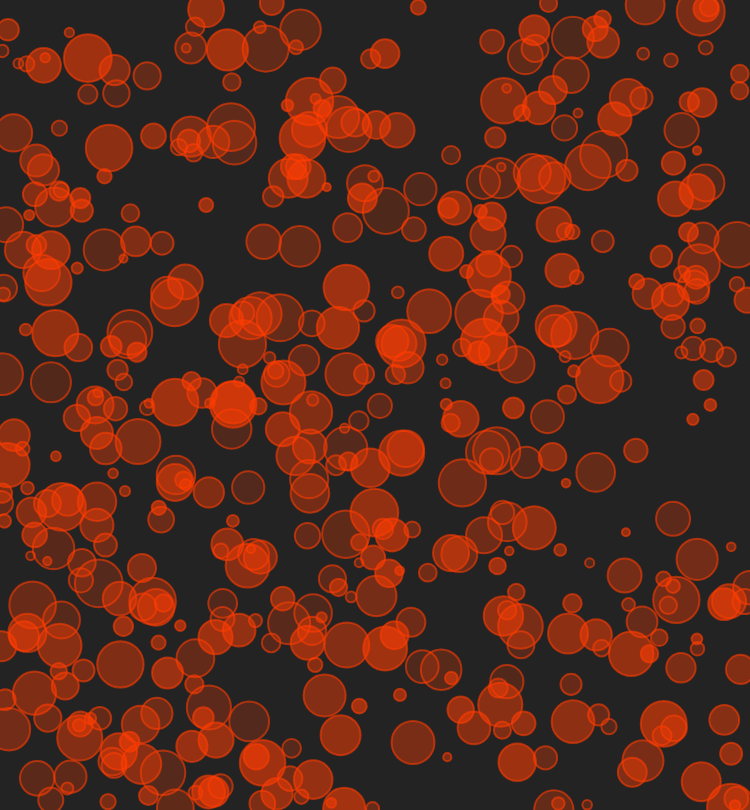
Frame 1 (no input)
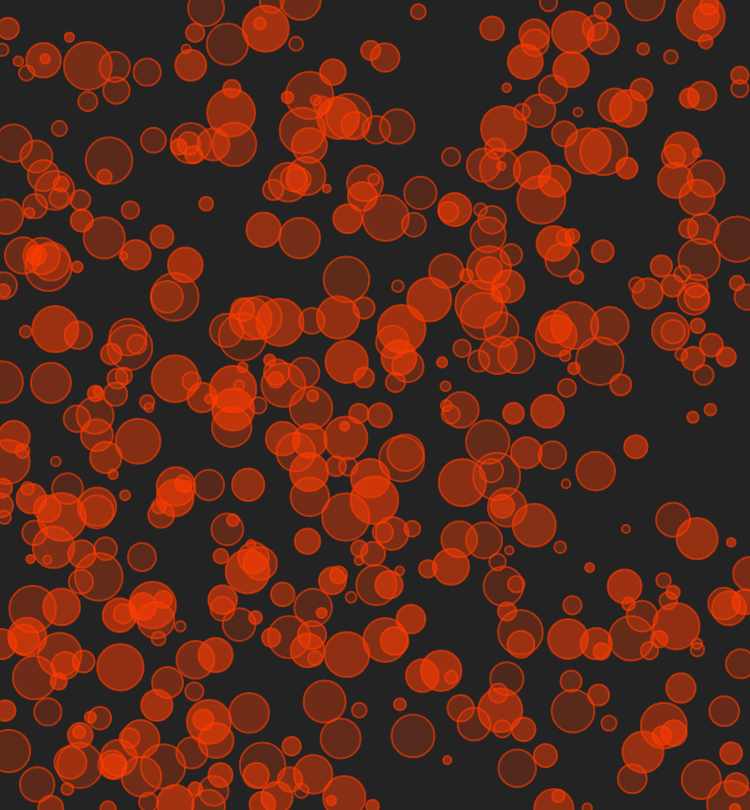
Frame 60 (no input)
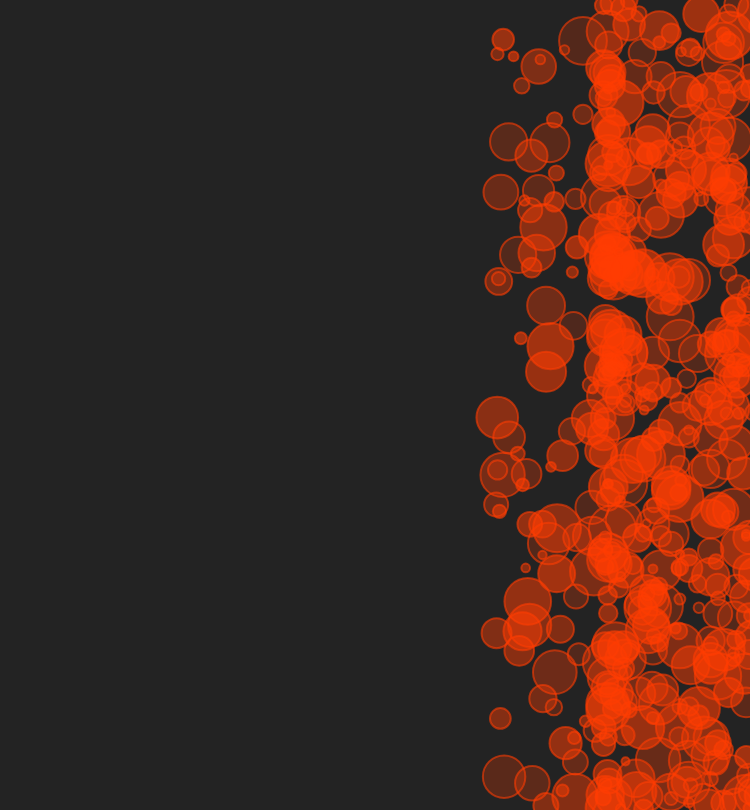
Frame 120 (the mouse pressed at the canvas centre since frame 60)

The p5.js sketch that drew these frames (run headless with seeded random() and noise() and a simulated clock; from frame 60 on, the mouse is pressed at the canvas centre):

// p5.js sketch
// ── sketch.js
var particles = [1,2,3,4];

function setup() {
  createCanvas(750, 810);
  for (var i = 0; i < 500; i++) {
    particles[i] = new Particle(random(0.5,3), random(1,width), random(1,height));
    };
  }

function draw() {
  background(35);
  // text("test = " + particles[1],25,25);

  var wind = createVector(random(0.1, 0.4),0);

  for (var i = 0; i < particles.length; i++) {
  // Gravity is scaled by mass here!
  var gravity = createVector(0, random(-0.03, 0.03) * particles[i].mass);
  // Apply gravity
  particles[i].applyForce(gravity);
  /*Adding a force you can make up anything you want to*/
  if (mouseIsPressed){
    particles[i].applyForce(wind);
  }

  // Update and display
  particles[i].update();
  particles[i].display();
  particles[i].checkEdges();
  }
}

// ── particle.js
function Particle(m,x,y) {
  this.mass = m;
  this.position = createVector(x,y);
  this.velocity = createVector(0,0);
  this.acceleration = createVector(0,0);

  // Newton's 2nd law: F = M * A
  // or A = F / M
  this.applyForce = function(force) {
    /*This is where Acceleration gets set. The parameter "force"
    is being set by the argument "gravity" established in the Draw function.
    */
    //A = F / M - p5.Vector.div is dividing force by mass
    // var f = p5.Vector.div(force,this.mass);
    //Var "f" must be used so that the original value captured by "force" isn't disturbed
    this.acceleration.add(force);
  };

  this.update = function() {
    // Velocity changes according to acceleration
    this.velocity.add(this.acceleration);
    // position changes by velocity
    this.position.add(this.velocity);
    // ****** We must clear acceleration each frame ******
    this.acceleration.mult(0);
  };

  this.display = function() {
    stroke(255,61,3,150);
    strokeWeight(2);
    fill(255,61,3,random(50,150));
    ellipseMode(CENTER);
    ellipse(this.position.x,this.position.y,this.mass*16,this.mass*16);
  };

  // Bounce off bottom of window
  this.checkEdges = function() {
    // display xpos variable
    /*fill(255);
    text("xpos = " + round(this.position.x), 25, 25);*/
    if (this.position.y > height) {
      this.velocity.y *= -0.9;  // A little dampening when hitting the bottom
      this.position.y = height;
    } else if (this.position.y <= 0) {
      this.velocity.y *= -0.9;  // A little dampening when hitting the bottom
      this.position.y = 0;
    }
    if (this.position.x > width) {/*Checks the left and right edges*/
      this.velocity.x *= -0.9;  // A little dampening when hitting the Side
      this.position.x = width; // Must reset x so balls don't get stuck on wall
    } else if (this.position.x <= 0){
      this.velocity.x *= -0.7;
      this.position.x = 0; // Must reset x so balls don't get stuck on wall
    }
  }

}
